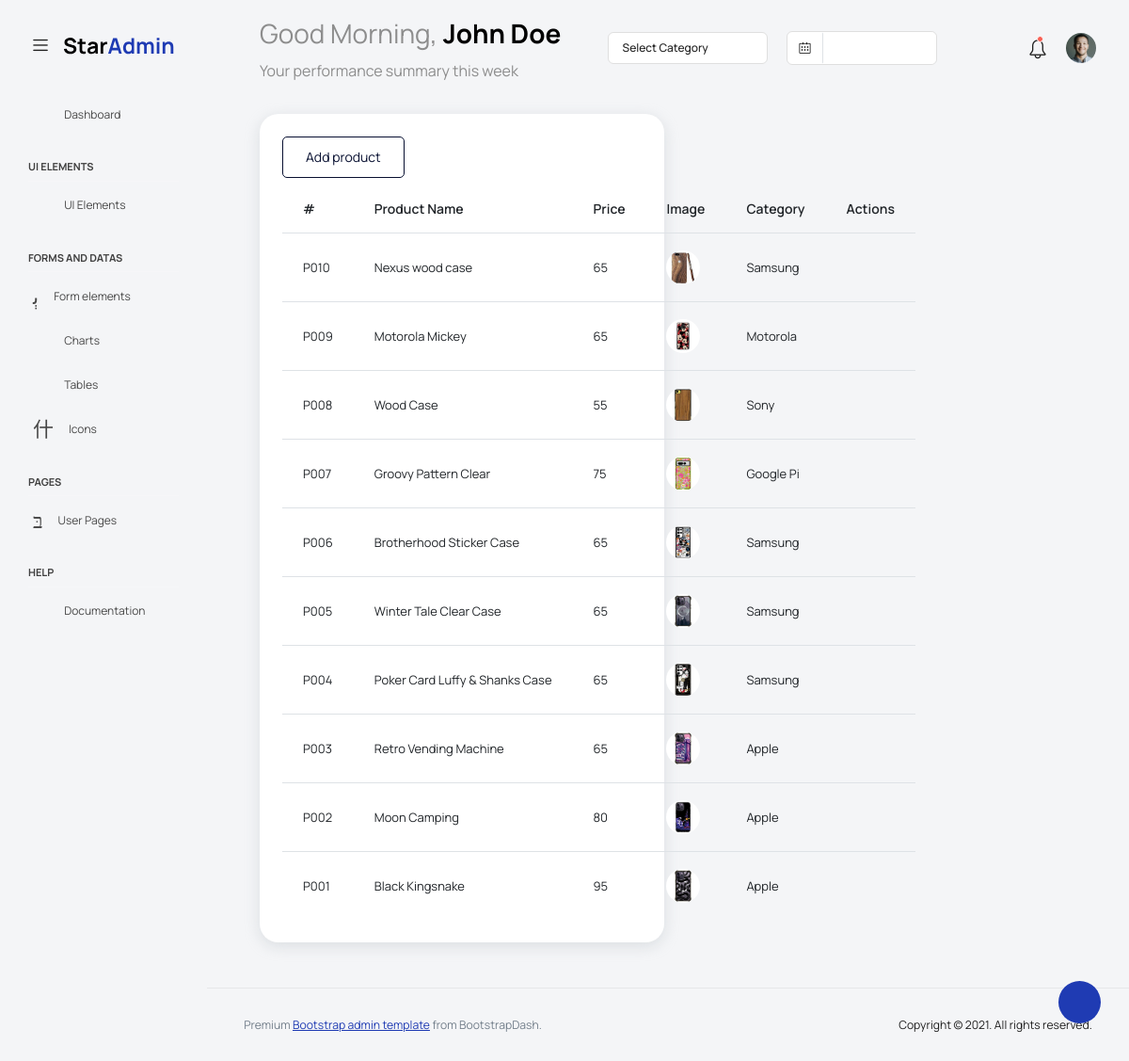
/admin/pages/charts/chartjs.php, run on the app's committed database.
### tables this page shows
create table product(
productID varchar(10) not null primary key,
productName varchar(50) not null,
productPrice int not null default(1),
productImage varchar(20) null,
productDetails varchar(500) null,
categoryID int not null,
constraint fk_catid foreign key (categoryID) references category(categoryID)
);

create table category(
categoryID int auto_increment primary key,
categoryName varchar(30) not null unique
);

### admin/pages/charts/chartjs.php (the view, shortened to what this page needs)
<?php
    require_once("../../../connection/connectdb.php");
?>
<?php
    try {
		$sql = "select p.*, c.categoryName
        from product p
        join category c
        on p.categoryID = c.categoryID
        order by p.productID desc;";
		$stmt = $conn->prepare($sql);
		$stmt->execute();
	} catch(PDOException $ex) {
		echo "Error: " . $ex->getMessage();
	}
?>
<!DOCTYPE html>
<html lang="en">
<head>
  <link rel="stylesheet" href="../../vendors/feather/feather.css">
  <link rel="stylesheet" href="../../vendors/mdi/css/materialdesignicons.min.css">
  <link rel="stylesheet" href="../../vendors/ti-icons/css/themify-icons.css">
  <link rel="stylesheet" href="../../vendors/typicons/typicons.css">
  <link rel="stylesheet" href="../../vendors/simple-line-icons/css/simple-line-icons.css">
  <link rel="stylesheet" href="../../vendors/css/vendor.bundle.base.css">
  <link rel="stylesheet" href="../../css/vertical-layout-light/style.css">
</head>
<body>
  <div class="container-scroller">
    <nav class="navbar default-layout col-lg-12 col-12 p-0 fixed-top d-flex align-items-top flex-row">
      <div class="text-center navbar-brand-wrapper d-flex align-items-center justify-content-start">
        <div class="me-3">
          <button class="navbar-toggler navbar-toggler align-self-center" type="button" data-bs-toggle="minimize">
            <span class="icon-menu"></span>
          </button>
        </div>
        <div>
          <a class="navbar-brand brand-logo" href="../../index.html">
            <img src="../../images/logo.svg" alt="logo" />
          </a>
        </div>
      </div>
      <div class="navbar-menu-wrapper d-flex align-items-top">
        <ul class="navbar-nav">
          <li class="nav-item font-weight-semibold d-none d-lg-block ms-0">
            <h1 class="welcome-text">Good Morning, <span class="text-black fw-bold">John Doe</span></h1>
            <h3 class="welcome-sub-text">Your performance summary this week </h3>
          </li>
        </ul>
        <ul class="navbar-nav ms-auto">
          <li class="nav-item dropdown d-none d-lg-block">
            <a class="nav-link dropdown-bordered dropdown-toggle dropdown-toggle-split" id="messageDropdown" href="#" data-bs-toggle="dropdown" aria-expanded="false"> Select Category </a>
          </li>
          <li class="nav-item d-none d-lg-block">
            <div id="datepicker-popup" class="input-group date datepicker navbar-date-picker">
              <span class="input-group-addon input-group-prepend border-right">
                <span class="icon-calendar input-group-text calendar-icon"></span>
              </span>
              <input type="text" class="form-control">
            </div>
          </li>
          <li class="nav-item">
            <form class="search-form" action="#">
              <i class="icon-search"></i>
              <input type="search" class="form-control" placeholder="Search Here" title="Search here">
            </form>
          </li>
          <li class="nav-item dropdown">
            <a class="nav-link count-indicator" id="notificationDropdown" href="#" data-bs-toggle="dropdown">
              <i class="icon-mail icon-lg"></i>
            </a>
          </li>
          <li class="nav-item dropdown">
            <a class="nav-link count-indicator" id="countDropdown" href="#" data-bs-toggle="dropdown" aria-expanded="false">
              <i class="icon-bell"></i>
              <span class="count"></span>
            </a>
          </li>
          <li class="nav-item dropdown d-none d-lg-block user-dropdown">
            <a class="nav-link" id="UserDropdown" href="#" data-bs-toggle="dropdown" aria-expanded="false">
              <img class="img-xs rounded-circle" src="../../images/faces/face8.jpg" alt="Profile image"> </a>
          </li>
        </ul>
      </div>
    </nav>
    <div class="container-fluid page-body-wrapper">
      <div class="theme-setting-wrapper">
        <div id="settings-trigger"><i class="ti-settings"></i></div>
      </div>
      <nav class="sidebar sidebar-offcanvas" id="sidebar">
        <ul class="nav">
          <li class="nav-item">
            <a class="nav-link" href="../../index.html">
              <i class="mdi mdi-grid-large menu-icon"></i>
              <span class="menu-title">Dashboard</span>
            </a>
          </li>
          <li class="nav-item nav-category">UI Elements</li>
          <li class="nav-item">
            <a class="nav-link" data-bs-toggle="collapse" href="#ui-basic" aria-expanded="false" aria-controls="ui-basic">
              <i class="menu-icon mdi mdi-floor-plan"></i>
              <span class="menu-title">UI Elements</span>
              <i class="menu-arrow"></i>
            </a>
          </li>
          <li class="nav-item nav-category">Forms and Datas</li>
          <li class="nav-item">
            <a class="nav-link" data-bs-toggle="collapse" href="#form-elements" aria-expanded="false" aria-controls="form-elements">
              <i class="menu-icon mdi mdi-card-text-outline"></i>
              <span class="menu-title">Form elements</span>
              <i class="menu-arrow"></i>
            </a>
          </li>
          <li class="nav-item">
            <a class="nav-link" data-bs-toggle="collapse" href="#charts" aria-expanded="false" aria-controls="charts">
              <i class="menu-icon mdi mdi-chart-line"></i>
              <span class="menu-title">Charts</span>
              <i class="menu-arrow"></i>
            </a>
          </li>
          <li class="nav-item">
            <a class="nav-link" data-bs-toggle="collapse" href="#tables" aria-expanded="false" aria-controls="tables">
              <i class="menu-icon mdi mdi-table"></i>
              <span class="menu-title">Tables</span>
              <i class="menu-arrow"></i>
            </a>
          </li>
          <li class="nav-item">
            <a class="nav-link" data-bs-toggle="collapse" href="#icons" aria-expanded="false" aria-controls="icons">
              <i class="menu-icon mdi mdi-layers-outline"></i>
              <span class="menu-title">Icons</span>
              <i class="menu-arrow"></i>
            </a>
          </li>
          <li class="nav-item nav-category">pages</li>
          <li class="nav-item">
            <a class="nav-link" data-bs-toggle="collapse" href="#auth" aria-expanded="false" aria-controls="auth">
              <i class="menu-icon mdi mdi-account-circle-outline"></i>
              <span class="menu-title">User Pages</span>
              <i class="menu-arrow"></i>
            </a>
          </li>
          <li class="nav-item nav-category">help</li>
          <li class="nav-item">
            <a class="nav-link" href="http://bootstrapdash.com/demo/star-admin2-free/docs/documentation.html">
              <i class="menu-icon mdi mdi-file-document"></i>
              <span class="menu-title">Documentation</span>
            </a>
          </li>
        </ul>
      </nav>
      <div class="main-panel">
        <div class="content-wrapper">
          <div class="row">
            <div class="col-lg-6 grid-margin stretch-card">
              <div class="card">
                <div class="card-body">
                <p><a href="product-add.php" class="btn btn-outline-primary">Add product</a></p>
        <table class="table table-hover">
            <thead>
                <tr>
                    <th>#</th>
                    <th>Product Name</th>
                    <th>Price</th>
                    <th>Image</th>
                    <th>Category</th>
                    <th>Actions</th>
                </tr>
            </thead>
            <tbody>
                <?php while ($row = $stmt->fetch()) { ?>
                <tr>
                    <td><?= $row['productID'] ?></td>
                    <td><?= $row['productName'] ?></td>
                    <td><?= $row['productPrice'] ?></td>
                    <td>
                        <a href="#" title="<?= $row['productDetails'] ?>">
                        <img src="image/product/<?= $row['productImage']?>" alt="no img" height="140px" width="120px">
                        </a>
                    </td>
                    <td><?= $row['categoryName']?></td>
                    <td>
                    </td>
                </tr>
                <?php } ?>
            </tbody>
        </table>
                </div>
              </div>
            </div>
          </div>
        </div>
        <footer class="footer">
          <div class="d-sm-flex justify-content-center justify-content-sm-between">
            <span class="text-muted text-center text-sm-left d-block d-sm-inline-block">Premium <a href="https://www.bootstrapdash.com/" target="_blank">Bootstrap admin template</a> from BootstrapDash.</span>
            <span class="float-none float-sm-right d-block mt-1 mt-sm-0 text-center">Copyright © 2021. All rights reserved.</span>
          </div>
        </footer>
      </div>
    </div>
  </div>
</body>
</html>

### data on the page
product: productID "P010", productName "Nexus wood case", productPrice "65", productImage (picture), categoryID.categoryName "Samsung"
product: productID "P009", productName "Motorola Mickey", productPrice "65", productImage (picture), categoryID.categoryName "Motorola"
product: productID "P008", productName "Wood Case", productPrice "55", productImage (picture), categoryID.categoryName "Sony"
product: productID "P007", productName "Groovy Pattern Clear", productPrice "75", productImage (picture), categoryID.categoryName "Google Pi"
product: productID "P006", productName "Brotherhood Sticker Case", productPrice "65", productImage (picture), categoryID.categoryName "Samsung"
product: productID "P005", productName "Winter Tale Clear Case", productPrice "65", productImage (picture), categoryID.categoryName "Samsung"
product: productID "P004", productName "Poker Card Luffy & Shanks Case", productPrice "65", productImage (picture), categoryID.categoryName "Samsung"
product: productID "P003", productName "Retro Vending Machine", productPrice "65", productImage (picture), categoryID.categoryName "Apple"
product: productID "P002", productName "Moon Camping", productPrice "80", productImage (picture), categoryID.categoryName "Apple"
product: productID "P001", productName "Black Kingsnake", productPrice "95", productImage (picture), categoryID.categoryName "Apple"
